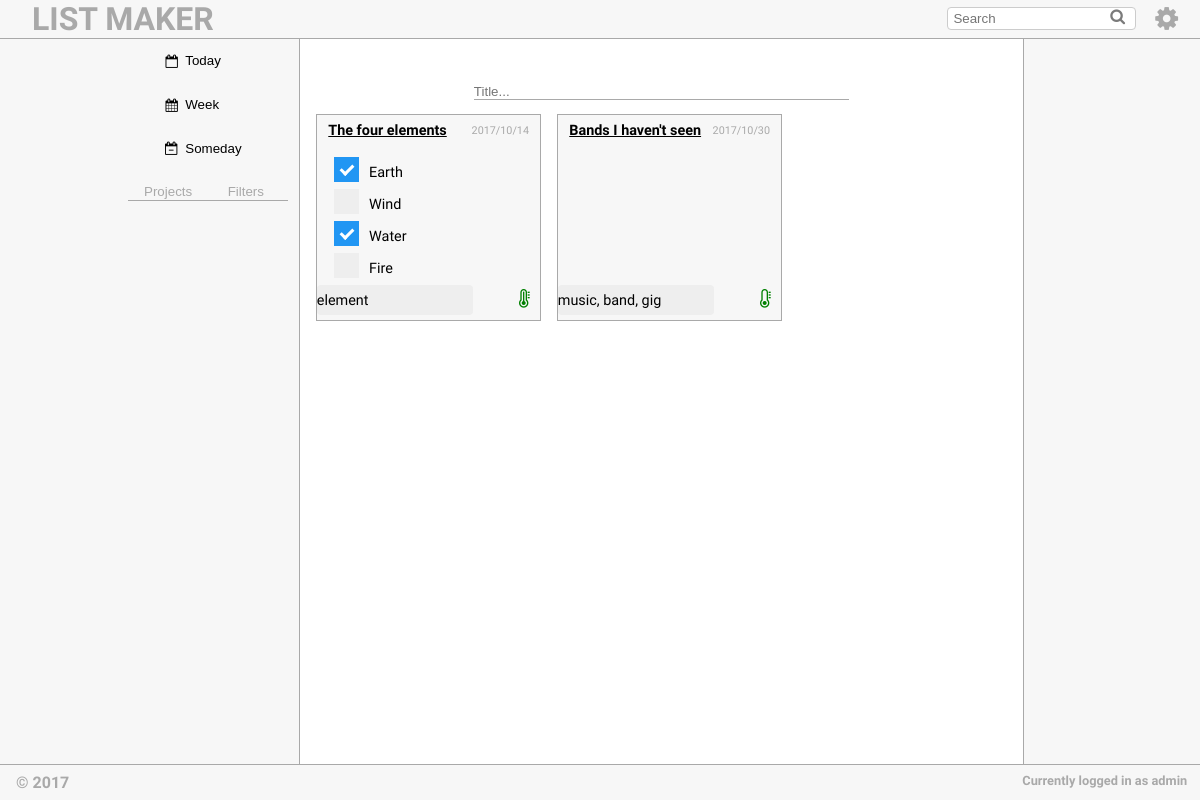
/main-page.php (signed in), run on an earlier commit of the app's database.
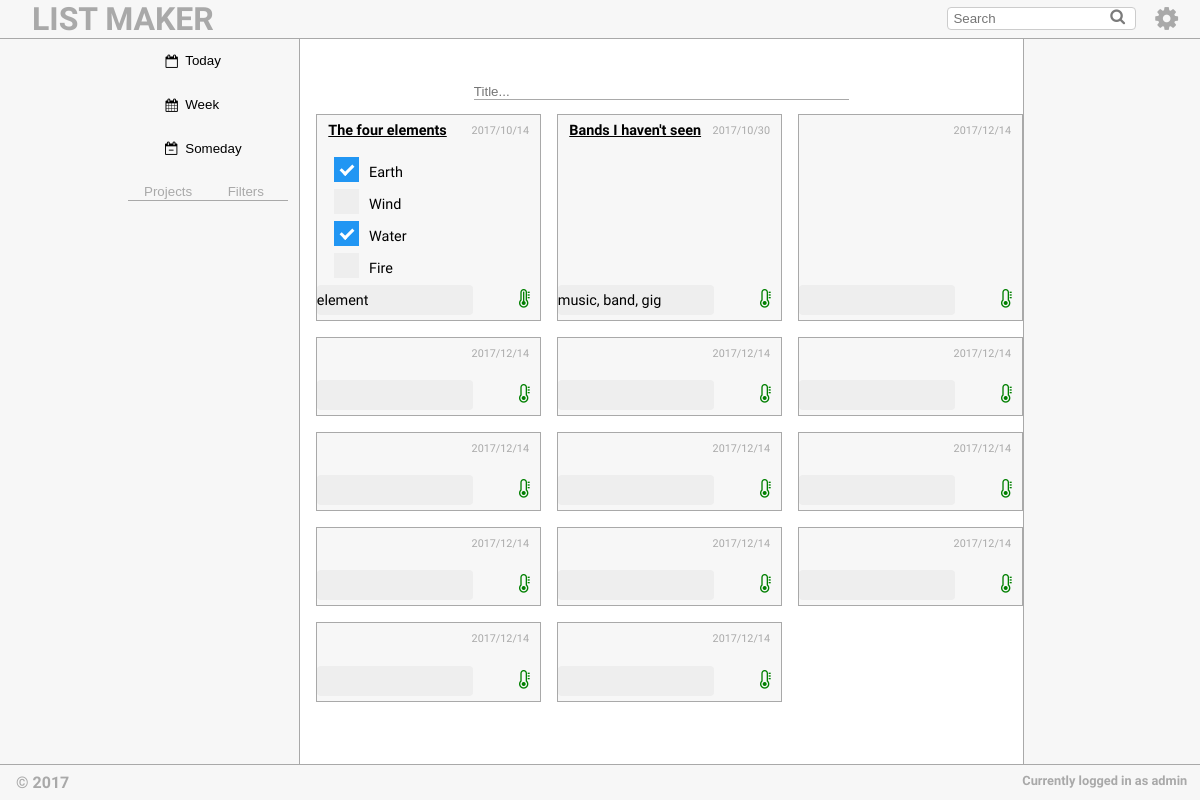
And on a later commit of the database.
### tables this page shows
CREATE TABLE List (
	id_list INTEGER PRIMARY KEY AUTOINCREMENT,
	username VARCHAR NOT NULL REFERENCES User(username),
	title TEXT NOT NULL,
	creation_date DATE NOT NULL,
	priority INTEGER,
	tags VARCHAR NOT NULL REFERENCES Tag(tags)
);

CREATE TABLE Bulletpoint (
	id_bp INTEGER PRIMARY KEY AUTOINCREMENT,
	content VARCHAR NOT NULL,
	checked BIT,
	id_list INTEGER REFERENCES List(id_list)
);

### main-page.php (the view, shortened to what this page needs)
<!DOCTYPE html>
<html>
    <head>
        <link rel="stylesheet" href="https://cdnjs.cloudflare.com/ajax/libs/font-awesome/4.7.0/css/font-awesome.min.css">
        <link href="css/style.css" rel="stylesheet">
        <?php
        include_once('includes/session.php');
        ?>
    </head>
    <body class="main">
        <header id="mainHeader">
            <span id="title">
                <a href="main-page.php"><h1>LIST MAKER</h1></a>
            </span>
            <span id="headerMenu">
                <button type="button" id="dropdown"><i class="fa fa-cog fa-2x" aria-hidden="true"></i></button>
            </span>
            <span id="searchBox">
                <input id="filter" type="text" placeholder="Search" />
            </span>
        </header>
        <aside class="categories">
            <div id="sortByDate">
                <button>
                <i class="fa fa-calendar-o fa-fw" id="dateIcon" aria-hidden="true"></i>
                <p>Today</p>
                </button>
                <button>
                <i class="fa fa-calendar fa-fw" id="dateIcon" aria-hidden="true"></i>
                <p>Week</p>
                </button>
                <button>
                <i class="fa fa-calendar-minus-o fa-fw" id="dateIcon" aria-hidden="true"></i>
                <p>Someday</p>
                </button>
            </div>
            <div id="sortByFilter">
                <button class="tab_link" onclick="switch_filter_tab(event, 'project_tab_content')"><p>Projects</p></button>
                <button class="tab_link" onclick="switch_filter_tab(event, 'filter_tab_content')"><p>Filters</p></button>
            </div>
                <p><?php
                    include_once("databases/getter-db.php");
                ?></p>
                <p><?php
                    include_once("databases/getter-db.php");
                ?></p>
        </aside>
        <div class="content">
            <div id="new_list" unique_id= <?php include_once("databases/getter-db.php"); get_new_list_id($_SESSION['username']) ?>>
                <input type="text" name="title" id="list_title_add" placeholder="Title..." required>
            </div>
            <div class="savedLists">
                <?php
                global $dbh;
                $stmt = $dbh->prepare("SELECT * FROM List WHERE username = ?");
                $stmt->execute(array($_SESSION['username']));
                while($row = $stmt->fetch()) {
                echo "<div id='single_list' unique_id=".$row['id_list'].">";
                    echo "<span id = 'list_title'>";
                        echo $row['title'];
                    echo "</span>";
                    echo "<span id = 'list_date'>";
                        echo $row['creation_date'];
                    echo "</span>";
                    echo "<div id = 'bulletpoints'>";
                        $stmt2 = $dbh->prepare("SELECT DISTINCT * FROM Bulletpoint B JOIN List L WHERE L.username = ? AND B.id_list = ? AND L.id_list = ?");
                        $stmt2->execute(array($_SESSION['username'], $row['id_list'], $row['id_list']));
                        while($second_row = $stmt2->fetch()) {
                        echo "<label class='single_bulletpoint' unique_id=".$second_row['id_bp'].">";
                            echo $second_row['content'];
                            echo "<span class='checkmark'></span>";
                        echo "</label>";
                        }
                    echo "</div>";
                    echo "<span id = 'list_priority'>";
                        if($row['priority'] == 1){
                        echo "<i class='fa fa-thermometer-empty' id='thermometer' aria-hidden='true'></i>";
                        } else if($row['priority'] == 2){
                        echo "<i class='fa fa-thermometer-half' id='thermometer' aria-hidden='true'></i>";
                        } else {
                        echo "<i class='fa fa-thermometer-full' id='thermometer' aria-hidden='true'></i>";
                        }
                    echo "</span>";
                    echo "<span id = 'list_tags'>";
                        echo $row['tags'];
                    echo "</span>";
                echo "</div>";
                }?>
            </div>
        </div>
        <footer>
            © 2017
            <span>Currently logged in as <?php echo $_SESSION['username'] ?></span>
        </footer>
    </body>
</html>

### databases/getter-db.php (shortened to what this page needs)
<?php
function get_new_list_id($username) {
  global $dbh;
  $stmt = $dbh->prepare("SELECT id_list FROM List WHERE username = ? ORDER BY id_list DESC LIMIT 1");
  $stmt->execute(array($username));
  $array_info = $stmt->fetch();
  if ($array_info == ' ')
    echo implode(',', $array_info);
}
?>

What changed in the data, as far as the page shows it:
added list: creation_date "2017/12/14", priority 1 (drawn)
added list: creation_date "2017/12/14", priority 1 (drawn)
added list: creation_date "2017/12/14", priority 1 (drawn)
added list: creation_date "2017/12/14", priority 1 (drawn)
added list: creation_date "2017/12/14", priority 1 (drawn)
added list: creation_date "2017/12/14", priority 1 (drawn)
added list: creation_date "2017/12/14", priority 1 (drawn)
added list: creation_date "2017/12/14", priority 1 (drawn)
added list: creation_date "2017/12/14", priority 1 (drawn)
added list: creation_date "2017/12/14", priority 1 (drawn)
added list: creation_date "2017/12/14", priority 1 (drawn)
added list: creation_date "2017/12/14", priority 1 (drawn)
